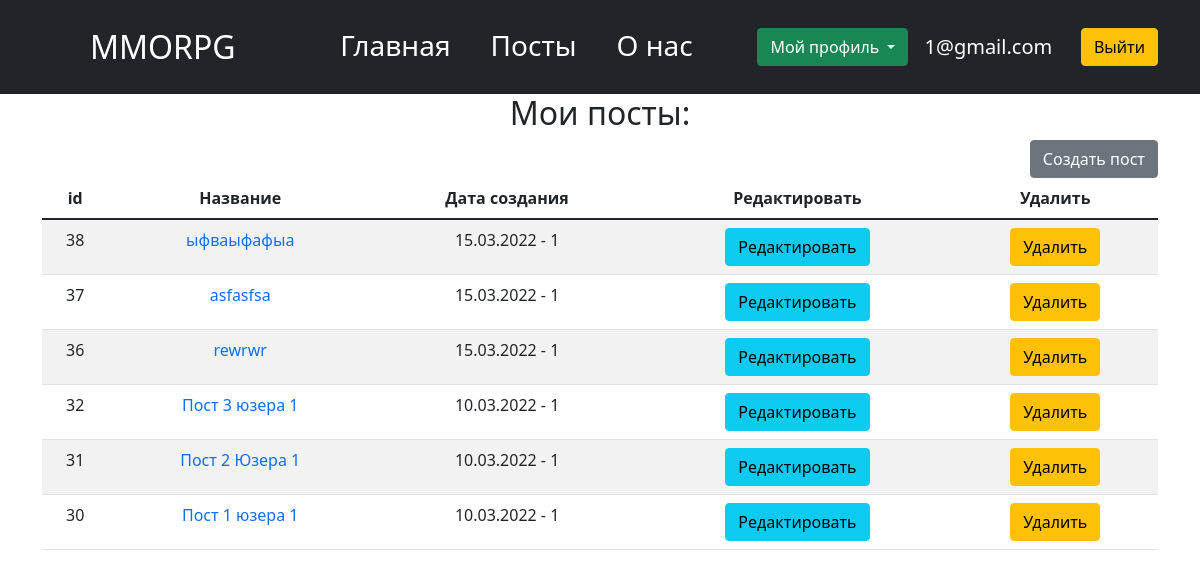
/posts/post_edit/ (signed in), run on an earlier commit of the app's database.
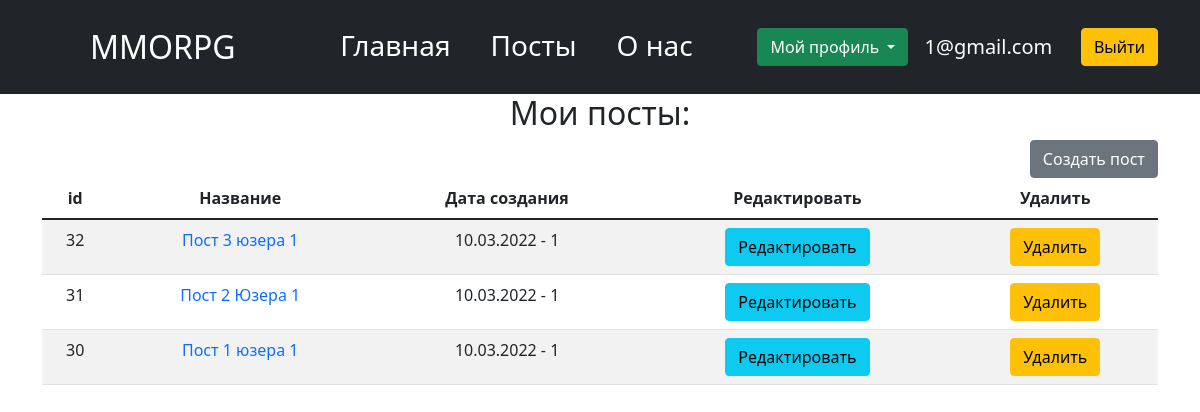
And on a later commit of the database.
### news/models.py (models this page shows, shortened)
class Post(models.Model):
    Tank = 'Танк'
    Heal = 'Хиллы'
    DD = 'ДД'
    SELLERS = 'Торговцы'
    GILDMASTERS = 'Гилдмастеры'
    KVESTGRS = 'Квестгиверы'
    BLACKSMITHS = 'Кузнецы'
    LEATHERWRKS = 'Кожевники'
    CHEMISTS = 'Зельевары'
    SPELLMASTERS = 'Мастера Заклинаний'
    CATEGORY_CHOICES = [
        (Tank, 'Танк'),
        (Heal, 'Хиллы'),
        (DD, 'ДД'),
        (SELLERS, 'Торговцы'),
        (GILDMASTERS, 'Гилдмастеры'),
        (KVESTGRS, 'Квестгиверы'),
        (BLACKSMITHS, 'Кузнецы'),
        (LEATHERWRKS, 'Кожевники'),
        (CHEMISTS, 'Зельевары'),
        (SPELLMASTERS, 'Мастера Заклинаний')
    ]
    title = models.CharField(unique=True,
                             max_length=128,
                             verbose_name='Название'
                             )
    text = models.TextField(verbose_name='131')
    date_creation = models.DateTimeField(auto_now_add=True)
    category = models.CharField(choices=CATEGORY_CHOICES,
                                default='Tank',
                                verbose_name='Категория',
                                max_length=18
                                )
    author = models.ForeignKey(User,
                               on_delete=models.CASCADE,
                               verbose_name='Автор'
                               )
    rating = models.IntegerField(default=0)
    class Meta:
        verbose_name = 'Пост'
        verbose_name_plural = 'Посты'

### news/views.py (the view)
# urls.py: path('post_edit/', PostEdit.as_view(), name='post_edit'),
class PostEdit(LoginRequiredMixin, TemplateView):
    template_name = 'MMORPG/post_edit.html'
    def get_context_data(self, **kwargs):
        context = super().get_context_data(**kwargs)
        context['post_list'] = Post.objects.all().order_by('-id')
        return context

### templates/MMORPG/post_edit.html (shortened to what this page needs)
{% extends 'MMORPG/flatpages/default.html' %}
{% block content %}
  <h2> Мои посты: </h2>
  <div style="text-align:right">
    <a href="/posts/create" class="btn btn-secondary">Создать пост</a>
  </div>
  <table class="table table-striped">
    <thead>
      <tr>
        <th scope="col">id</th>
        <th scope="col">Название</th>
        <th scope="col">Дата создания</th>
        <th scope="col">Редактировать</th>
        <th scope="col">Удалить </th>
      </tr>
    </thead>
    <tbody>
      {%for post in post_list%}
        {% if request.user == post.author %}
          <tr {% if post.id|slugify == request.GET.id %} style="background:yellow" {% endif%}>
            <td>{{post.id}}</td>
            <td><a href="{% url 'post_detail' post.id %}" style="text-decoration: none;"> {{post.title}} </a></td>
            <td>{{post.date_creation|date:'d.m.Y'}} - {{post.author}}</td>
            <td><a class="btn btn btn-info" href="{%url 'post_update' post.id%}">Редактировать</a></td>
            <td><a class="btn btn-warning" href="{%url 'post_delete' post.id%}">Удалить</a></td>
          </tr>
        {% endif %}
      {% endfor %}
    </tbody>
  </table>
{% endblock %}

What changed in the data, as far as the page shows it:
removed Post: id "38", title "ыфваыфафыа", date_creation "15.03.2022", author "1"
removed Post: id "37", title "asfasfsa", date_creation "15.03.2022", author "1"
removed Post: id "36", title "rewrwr", date_creation "15.03.2022", author "1"
